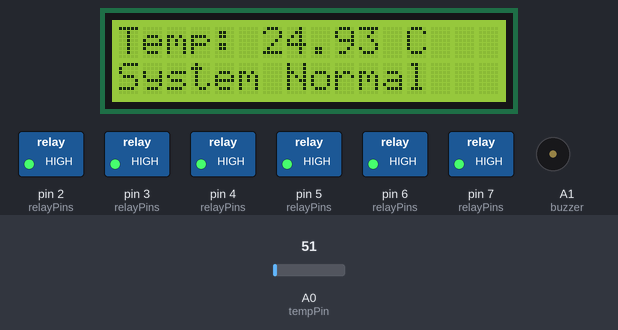
Simulated run of this sketch. Board: Arduino Uno, built with avr-gcc and run on an emulated ATmega328P. Shown: 16×2 character LCD, switched loads named in the sketch (green lamp = pin HIGH), buzzer (waves = sounding, pin HIGH). Inputs (shaded band) come from the test bench; at power-on: A0 (tempPin) = 51. What the sketch prints to the serial monitor is not drawn.

Above: at 10.2 s.
10.3 s: A0 (tempPin) set to 76
At 12.2 s:
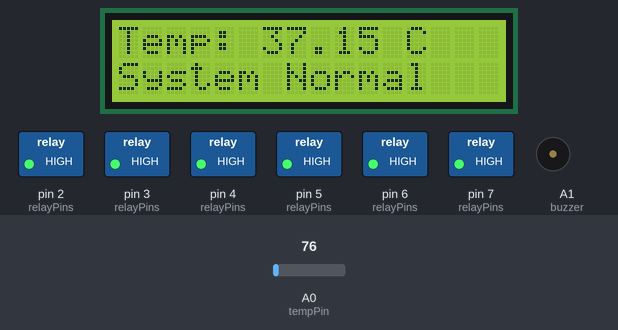
12.5 s: A0 (tempPin) set to 86
At 14.2 s:
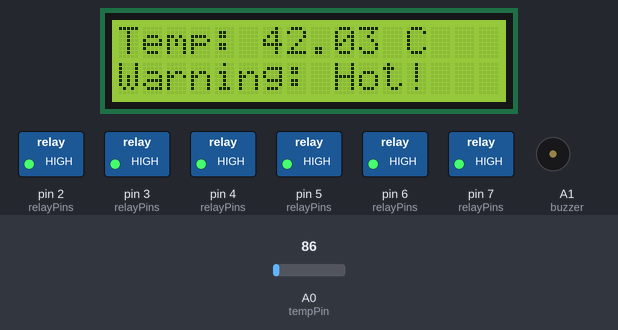
14.5 s: A0 (tempPin) set to 71
At 16.3 s:
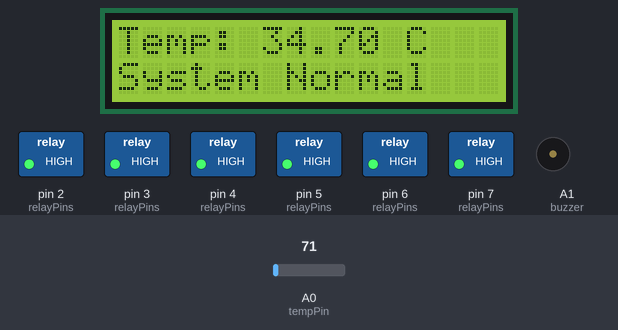
Timing chart, 0 to 17.8 s (numbered marks = the images above; inputs shaded):
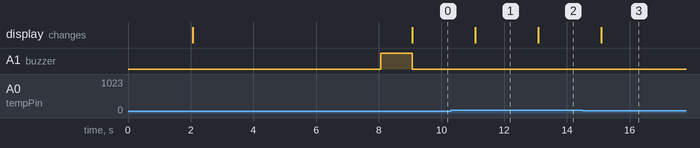

The sketch:

HOME_AUTOMATION.ino
```cpp
#include <LiquidCrystal.h>

// LCD (RS, E, D4, D5, D6, D7)
LiquidCrystal lcd(8, 9, 10, 11, 12, 13);

// Appliance pins
const int wifiRouter     = 2;
const int fan            = 3;
const int light          = 4;
const int waterPump      = 5;
const int ac             = 6;
const int purifier       = 7;
const int buzzer         = A1;

// Temperature sensor pin
const int tempPin = A0;

// Appliance names
String applianceNames[6] = {
  "WiFi Router",
  "Fan",
  "Light",
  "Water Pump",
  "A.C.",
  "Water Purifier"
};

// Appliance pins array
int relayPins[6] = {wifiRouter, fan, light, waterPump, ac, purifier};

void setup() {
  Serial.begin(9600);

  // Set relay pins and buzzer as OUTPUT
  for (int i = 0; i < 6; i++) {
    pinMode(relayPins[i], OUTPUT);
    digitalWrite(relayPins[i], LOW);
  }
  pinMode(buzzer, OUTPUT);
  digitalWrite(buzzer, LOW);

  // LCD setup
  lcd.begin(16, 2);
  lcd.print("Home Automation");
  delay(2000);
  lcd.clear();

  // Sequential appliance activation
  for (int i = 0; i < 6; i++) {
    digitalWrite(relayPins[i], HIGH);
    Serial.print(applianceNames[i]);
    Serial.println(" is ON");
    delay(1000);
  }

  // Activate Buzzer
  digitalWrite(buzzer, HIGH);
  Serial.println("Buzzer ON - All devices activated");
  delay(1000);
  digitalWrite(buzzer, LOW);
}

void loop() {
  // Read temperature
  int raw = analogRead(tempPin);
  float voltage = raw * 5.0 / 1023.0;
  float tempC = voltage * 100.0;

  lcd.setCursor(0, 0);
  lcd.print("Temp: ");
  lcd.print(tempC);
  lcd.print(" C   ");

  lcd.setCursor(0, 1);
  if (tempC > 40.0) {
    lcd.print("Warning: Hot!   ");
  } else {
    lcd.print("System Normal   ");
  }

  delay(1000);
}
```

Measured:
- the behaviour switches between 81 and 82 on A0 (tempPin) (found by bisection; images 1 and 2)
- after the input at 10.3 s, the display: changes after 0.78 s (image 1)
- after the input at 12.5 s, the display: changes after 0.59 s (image 2)
- after the input at 14.5 s, the display: changes after 0.60 s (image 3)
